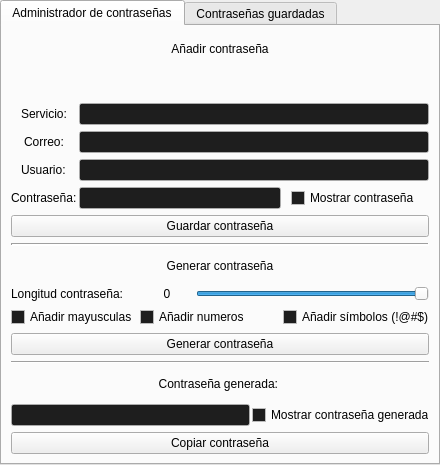
<?xml version="1.0" encoding="UTF-8"?>
<ui version="4.0">
 <class>PasswordManager_por_JVG</class>
 <widget class="QMainWindow" name="PasswordManager_por_JVG">
  <property name="enabled">
   <bool>true</bool>
  </property>
  <property name="geometry">
   <rect>
    <x>0</x>
    <y>0</y>
    <width>440</width>
    <height>465</height>
   </rect>
  </property>
  <property name="sizePolicy">
   <sizepolicy hsizetype="Fixed" vsizetype="Fixed">
    <horstretch>0</horstretch>
    <verstretch>0</verstretch>
   </sizepolicy>
  </property>
  <property name="minimumSize">
   <size>
    <width>440</width>
    <height>465</height>
   </size>
  </property>
  <property name="maximumSize">
   <size>
    <width>1500</width>
    <height>600</height>
   </size>
  </property>
  <property name="contextMenuPolicy">
   <enum>Qt::ContextMenuPolicy::DefaultContextMenu</enum>
  </property>
  <property name="acceptDrops">
   <bool>true</bool>
  </property>
  <property name="windowTitle">
   <string>Password Manager</string>
  </property>
  <property name="tabShape">
   <enum>QTabWidget::TabShape::Rounded</enum>
  </property>
  <widget class="QWidget" name="centralwidget">
   <layout class="QVBoxLayout" name="verticalLayout">
    <property name="spacing">
     <number>0</number>
    </property>
    <property name="leftMargin">
     <number>0</number>
    </property>
    <property name="topMargin">
     <number>0</number>
    </property>
    <property name="rightMargin">
     <number>0</number>
    </property>
    <property name="bottomMargin">
     <number>0</number>
    </property>
    <item>
     <widget class="QTabWidget" name="menu_password_manager">
      <property name="sizePolicy">
       <sizepolicy hsizetype="Expanding" vsizetype="Expanding">
        <horstretch>0</horstretch>
        <verstretch>0</verstretch>
       </sizepolicy>
      </property>
      <property name="currentIndex">
       <number>0</number>
      </property>
      <widget class="QWidget" name="pass_manager">
       <property name="sizePolicy">
        <sizepolicy hsizetype="Expanding" vsizetype="Expanding">
         <horstretch>0</horstretch>
         <verstretch>0</verstretch>
        </sizepolicy>
       </property>
       <property name="palette">
        <palette>
         <active>
          <colorrole role="Base">
           <brush brushstyle="SolidPattern">
            <color alpha="255">
             <red>30</red>
             <green>30</green>
             <blue>30</blue>
            </color>
           </brush>
          </colorrole>
         </active>
         <inactive>
          <colorrole role="Base">
           <brush brushstyle="SolidPattern">
            <color alpha="255">
             <red>30</red>
             <green>30</green>
             <blue>30</blue>
            </color>
           </brush>
          </colorrole>
         </inactive>
         <disabled/>
        </palette>
       </property>
       <attribute name="title">
        <string>Administrador de contraseñas</string>
       </attribute>
       <layout class="QGridLayout" name="gridLayout_2">
        <property name="horizontalSpacing">
         <number>2</number>
        </property>
        <item row="6" column="1" colspan="5">
         <widget class="QLineEdit" name="campo_AgregarUsuario">
          <property name="text">
           <string/>
          </property>
         </widget>
        </item>
        <item row="15" column="0" colspan="6">
         <widget class="QLabel" name="label_7">
          <property name="styleSheet">
           <string notr="true">font: 75 12pt &quot;MS Shell Dlg 2&quot;;</string>
          </property>
          <property name="text">
           <string>Contraseña generada: </string>
          </property>
          <property name="alignment">
           <set>Qt::AlignmentFlag::AlignCenter</set>
          </property>
         </widget>
        </item>
        <item row="13" column="0" colspan="6">
         <widget class="QPushButton" name="boton_GenerarPass">
          <property name="text">
           <string>Generar contraseña</string>
          </property>
         </widget>
        </item>
        <item row="5" column="0" alignment="Qt::AlignmentFlag::AlignHCenter">
         <widget class="QLabel" name="texto_AgregarMail">
          <property name="text">
           <string>Correo:</string>
          </property>
         </widget>
        </item>
        <item row="14" column="0" colspan="6">
         <widget class="Line" name="line_2">
          <property name="enabled">
           <bool>true</bool>
          </property>
          <property name="orientation">
           <enum>Qt::Orientation::Horizontal</enum>
          </property>
         </widget>
        </item>
        <item row="4" column="1" colspan="5">
         <widget class="QLineEdit" name="campo_AgregarServicio">
          <property name="text">
           <string/>
          </property>
         </widget>
        </item>
        <item row="4" column="0" alignment="Qt::AlignmentFlag::AlignHCenter">
         <widget class="QLabel" name="texto_AgregarServicio">
          <property name="text">
           <string>Servicio:</string>
          </property>
         </widget>
        </item>
        <item row="7" column="1" colspan="4">
         <widget class="QLineEdit" name="campo_AgregarContra">
          <property name="focusPolicy">
           <enum>Qt::FocusPolicy::StrongFocus</enum>
          </property>
          <property name="text">
           <string/>
          </property>
          <property name="echoMode">
           <enum>QLineEdit::EchoMode::Password</enum>
          </property>
         </widget>
        </item>
        <item row="10" column="0" colspan="6">
         <widget class="QLabel" name="texto_Generar">
          <property name="styleSheet">
           <string notr="true">font: 75 12pt &quot;MS Shell Dlg 2&quot;;</string>
          </property>
          <property name="text">
           <string>Generar contraseña</string>
          </property>
          <property name="alignment">
           <set>Qt::AlignmentFlag::AlignCenter</set>
          </property>
         </widget>
        </item>
        <item row="9" column="0" colspan="6">
         <widget class="Line" name="line">
          <property name="enabled">
           <bool>true</bool>
          </property>
          <property name="frameShadow">
           <enum>QFrame::Shadow::Sunken</enum>
          </property>
          <property name="lineWidth">
           <number>2</number>
          </property>
          <property name="orientation">
           <enum>Qt::Orientation::Horizontal</enum>
          </property>
         </widget>
        </item>
        <item row="12" column="0" colspan="2">
         <widget class="QCheckBox" name="check_Generar_IncluirMayus">
          <property name="text">
           <string>Añadir mayusculas</string>
          </property>
         </widget>
        </item>
        <item row="7" column="0" alignment="Qt::AlignmentFlag::AlignHCenter">
         <widget class="QLabel" name="texto_AgregarPass">
          <property name="text">
           <string>Contraseña:</string>
          </property>
         </widget>
        </item>
        <item row="16" column="0" colspan="4">
         <widget class="QLineEdit" name="campo_contraGen">
          <property name="enabled">
           <bool>true</bool>
          </property>
          <property name="mouseTracking">
           <bool>true</bool>
          </property>
          <property name="echoMode">
           <enum>QLineEdit::EchoMode::Password</enum>
          </property>
          <property name="readOnly">
           <bool>true</bool>
          </property>
         </widget>
        </item>
        <item row="5" column="1" colspan="5">
         <widget class="QLineEdit" name="campo_AgregarMail">
          <property name="text">
           <string/>
          </property>
         </widget>
        </item>
        <item row="12" column="2" colspan="2" alignment="Qt::AlignmentFlag::AlignHCenter">
         <widget class="QCheckBox" name="check_Generar_IncluirNumeros">
          <property name="text">
           <string>Añadir numeros</string>
          </property>
         </widget>
        </item>
        <item row="17" column="0" colspan="6">
         <widget class="QPushButton" name="boton_copiarContraGen">
          <property name="text">
           <string>Copiar contraseña</string>
          </property>
         </widget>
        </item>
        <item row="0" column="0" colspan="6">
         <widget class="QLabel" name="texto_Agregar">
          <property name="styleSheet">
           <string notr="true">font: 75 12pt &quot;MS Shell Dlg 2&quot;;</string>
          </property>
          <property name="text">
           <string>Añadir contraseña</string>
          </property>
          <property name="alignment">
           <set>Qt::AlignmentFlag::AlignCenter</set>
          </property>
         </widget>
        </item>
        <item row="12" column="5" alignment="Qt::AlignmentFlag::AlignHCenter">
         <widget class="QCheckBox" name="check_Generar_IncluirSimbolos">
          <property name="text">
           <string>Añadir símbolos (!@#$)</string>
          </property>
         </widget>
        </item>
        <item row="11" column="0" colspan="2">
         <widget class="QLabel" name="texto_LongPass">
          <property name="text">
           <string>Longitud contraseña:</string>
          </property>
         </widget>
        </item>
        <item row="8" column="0" colspan="6">
         <widget class="QPushButton" name="boton_AgregarDatosUser">
          <property name="text">
           <string>Guardar contraseña</string>
          </property>
         </widget>
        </item>
        <item row="11" column="2">
         <widget class="QLabel" name="slider_Addon_MostrarLongContraSeleccionada">
          <property name="text">
           <string>0</string>
          </property>
          <property name="alignment">
           <set>Qt::AlignmentFlag::AlignCenter</set>
          </property>
         </widget>
        </item>
        <item row="11" column="3" colspan="3">
         <widget class="QSlider" name="longitud_contra_gen">
          <property name="minimum">
           <number>8</number>
          </property>
          <property name="maximum">
           <number>32</number>
          </property>
          <property name="value">
           <number>32</number>
          </property>
          <property name="orientation">
           <enum>Qt::Orientation::Horizontal</enum>
          </property>
         </widget>
        </item>
        <item row="7" column="5" alignment="Qt::AlignmentFlag::AlignHCenter">
         <widget class="QCheckBox" name="check_Agregar_MostrarContra">
          <property name="text">
           <string>Mostrar contraseña</string>
          </property>
         </widget>
        </item>
        <item row="6" column="0" alignment="Qt::AlignmentFlag::AlignHCenter">
         <widget class="QLabel" name="texto_AgregarUser">
          <property name="text">
           <string>Usuario:</string>
          </property>
         </widget>
        </item>
        <item row="16" column="4" colspan="2" alignment="Qt::AlignmentFlag::AlignHCenter">
         <widget class="QCheckBox" name="check_MostrarContraGen">
          <property name="text">
           <string>Mostrar contraseña generada</string>
          </property>
         </widget>
        </item>
        <item row="1" column="0" colspan="6" alignment="Qt::AlignmentFlag::AlignHCenter">
         <widget class="QLabel" name="texto_agregarDatosInformacion">
          <property name="palette">
           <palette>
            <active>
             <colorrole role="WindowText">
              <brush brushstyle="SolidPattern">
               <color alpha="255">
                <red>255</red>
                <green>0</green>
                <blue>0</blue>
               </color>
              </brush>
             </colorrole>
             <colorrole role="Text">
              <brush brushstyle="SolidPattern">
               <color alpha="255">
                <red>255</red>
                <green>0</green>
                <blue>4</blue>
               </color>
              </brush>
             </colorrole>
             <colorrole role="BrightText">
              <brush brushstyle="SolidPattern">
               <color alpha="255">
                <red>107</red>
                <green>0</green>
                <blue>0</blue>
               </color>
              </brush>
             </colorrole>
             <colorrole role="ButtonText">
              <brush brushstyle="SolidPattern">
               <color alpha="255">
                <red>255</red>
                <green>0</green>
                <blue>0</blue>
               </color>
              </brush>
             </colorrole>
            </active>
            <inactive>
             <colorrole role="WindowText">
              <brush brushstyle="SolidPattern">
               <color alpha="255">
                <red>255</red>
                <green>0</green>
                <blue>0</blue>
               </color>
              </brush>
             </colorrole>
             <colorrole role="Text">
              <brush brushstyle="SolidPattern">
               <color alpha="255">
                <red>255</red>
                <green>0</green>
                <blue>4</blue>
               </color>
              </brush>
             </colorrole>
             <colorrole role="BrightText">
              <brush brushstyle="SolidPattern">
               <color alpha="255">
                <red>107</red>
                <green>0</green>
                <blue>0</blue>
               </color>
              </brush>
             </colorrole>
             <colorrole role="ButtonText">
              <brush brushstyle="SolidPattern">
               <color alpha="255">
                <red>255</red>
                <green>0</green>
                <blue>0</blue>
               </color>
              </brush>
             </colorrole>
            </inactive>
            <disabled>
             <colorrole role="BrightText">
              <brush brushstyle="SolidPattern">
               <color alpha="255">
                <red>107</red>
                <green>0</green>
                <blue>0</blue>
               </color>
              </brush>
             </colorrole>
            </disabled>
           </palette>
          </property>
          <property name="text">
           <string/>
          </property>
         </widget>
        </item>
       </layout>
      </widget>
      <widget class="QWidget" name="bd_pass">
       <attribute name="title">
        <string>Contraseñas guardadas</string>
       </attribute>
       <layout class="QGridLayout" name="gridLayout">
        <item row="0" column="0" colspan="2">
         <widget class="QTableWidget" name="tabla_pass">
          <property name="contextMenuPolicy">
           <enum>Qt::ContextMenuPolicy::CustomContextMenu</enum>
          </property>
          <property name="dragEnabled">
           <bool>true</bool>
          </property>
          <property name="dragDropMode">
           <enum>QAbstractItemView::DragDropMode::DragOnly</enum>
          </property>
          <property name="horizontalScrollMode">
           <enum>QAbstractItemView::ScrollMode::ScrollPerPixel</enum>
          </property>
          <attribute name="horizontalHeaderVisible">
           <bool>true</bool>
          </attribute>
          <attribute name="horizontalHeaderMinimumSectionSize">
           <number>5</number>
          </attribute>
          <attribute name="horizontalHeaderDefaultSectionSize">
           <number>50</number>
          </attribute>
          <attribute name="horizontalHeaderHighlightSections">
           <bool>true</bool>
          </attribute>
          <attribute name="horizontalHeaderShowSortIndicator" stdset="0">
           <bool>true</bool>
          </attribute>
          <attribute name="horizontalHeaderStretchLastSection">
           <bool>true</bool>
          </attribute>
          <attribute name="verticalHeaderVisible">
           <bool>false</bool>
          </attribute>
          <column>
           <property name="text">
            <string>ID</string>
           </property>
          </column>
          <column>
           <property name="text">
            <string>Servicio</string>
           </property>
          </column>
          <column>
           <property name="text">
            <string>Usuario</string>
           </property>
          </column>
          <column>
           <property name="text">
            <string>Email</string>
           </property>
          </column>
          <column>
           <property name="text">
            <string>Contraseña</string>
           </property>
          </column>
         </widget>
        </item>
       </layout>
      </widget>
     </widget>
    </item>
   </layout>
  </widget>
 </widget>
 <resources/>
 <connections/>
</ui>
